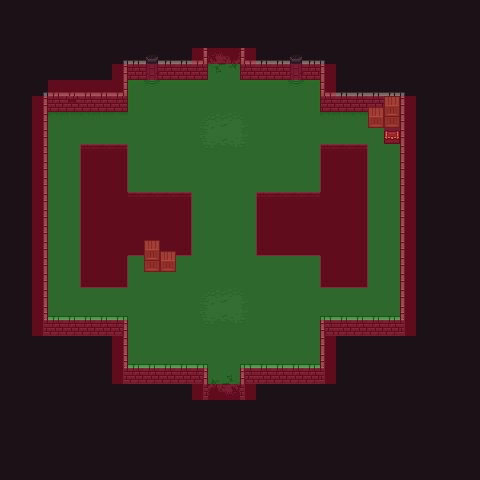

Rendered tile map (Tiled .tmx) drawn with the repository's tilesets; below, a short description and the map source with its tile grids summarised:
An orthogonal 30x30 tile map with 16x16 px tiles, 8 tile layers (bg, bg2, floor, fg, ...), 3 tilesets and 8 objects (s, n).

<map version="1.5" tiledversion="1.7.0" orientation="orthogonal" renderorder="right-down" width="30" height="30" tilewidth="16" tileheight="16" infinite="0" nextlayerid="12" nextobjectid="10">
 <tileset firstgid="1" source="0x72_16x16DungeonTileset_walls.v1.tsx" />
 <tileset firstgid="257" source="0x72_16x16DungeonTileset.v4.tsx" />
 <tileset firstgid="513" source="NavigationTileSet.tsx" />
 <layer id="1" name="bg" width="30" height="30">
  <data>[900 cells, 900 non-empty, 1 distinct tile ids]</data>
 </layer>
 <layer id="4" name="bg2" width="30" height="30">
  <data>[900 cells, 52 non-empty, 8 distinct tile ids]</data>
 </layer>
 <layer id="2" name="floor" width="30" height="30">
  <data>[900 cells, 268 non-empty, 1 distinct tile ids]</data>
 </layer>
 <layer id="3" name="fg" width="30" height="30">
  <data>[900 cells, 124 non-empty, 20 distinct tile ids]</data>
 </layer>
 <layer id="5" name="props" width="30" height="30">
  <data>[900 cells, 57 non-empty, 28 distinct tile ids]</data>
 </layer>
 <layer id="11" name="treasure" width="30" height="30">
  <data>[900 cells, 1 non-empty, 1 distinct tile ids]</data>
 </layer>
 <layer id="6" name="exits" width="30" height="30">
  <data>[900 cells, 8 non-empty, 8 distinct tile ids]</data>
 </layer>
 <objectgroup id="7" name="Collisions">
  <object id="1" x="208" y="400">
   <polygon points="0,0 0,-36 -80,-36 -80,-84 -160,-84 -160,-296 -80,-296 -80,-328 -64,-328 -60,-324 -52,-324 -48,-328 0,-328 0,-352 32,-352 32,-328 80,-328 84,-324 92,-324 96,-328 112,-328 112,-296 192,-296 192,-84 112,-84 112,-36 32,-36 32,0" />
  </object>
  <object id="2" x="400" y="120">
   <polygon points="0,0 -32,0 -32,-16 0,-16" />
  </object>
  <object id="7" x="384" y="136">
   <polygon points="0,0 16,0 16,-8 0,-8" />
  </object>
  <object id="9" x="176" y="264">
   <polygon points="0,0 -32,0 -32,-24 -16,-24 -16,-12 0,-12" />
  </object>
 </objectgroup>
 <objectgroup id="8" name="Void">
  <object id="3" x="320" y="280">
   <polygon points="0,0 48,0 48,-136 0,-136 0,-88 -64,-88 -64,-32 0,-32" />
  </object>
  <object id="4" x="80" y="280">
   <polygon points="0,0 48,0 48,-32 112,-32 112,-88 48,-88 48,-144 0,-144" />
  </object>
 </objectgroup>
 <objectgroup id="9" name="Gates">
  <object id="5" name="s" x="208" y="400">
   <polygon points="0,0 32,0 32,-16 0,-16" />
  </object>
  <object id="6" name="n" x="208" y="48">
   <polygon points="0,0 0,16 32,16 32,0" />
  </object>
 </objectgroup>
 <layer id="10" name="navigation" width="30" height="30" opacity="0.3">
  <data>[900 cells, 442 non-empty, 2 distinct tile ids]</data>
 </layer>
</map>
